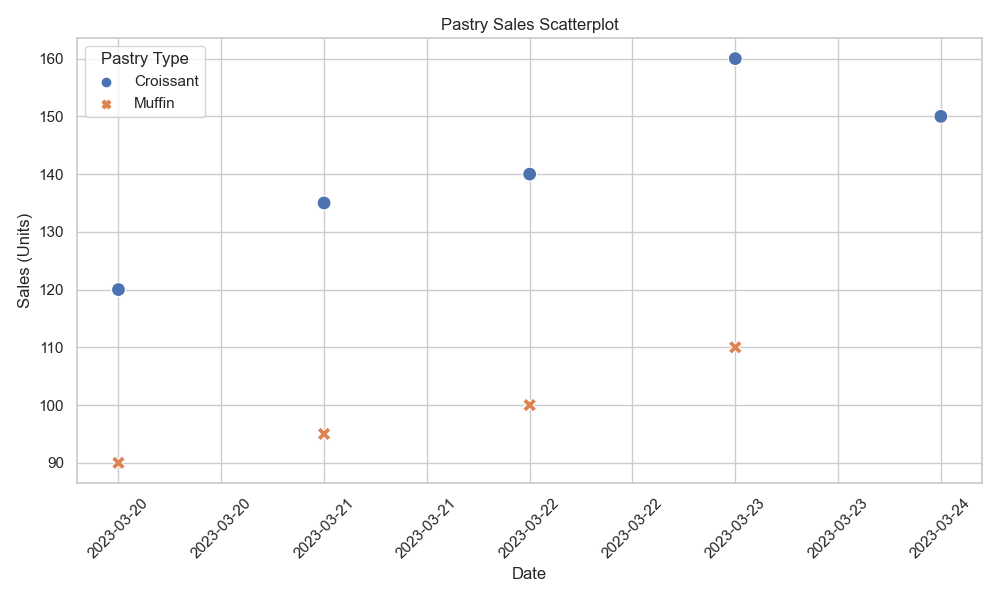

This chart was generated by the following Python code:

import pandas as pd
import seaborn as sns
import matplotlib.pyplot as plt

# Create a DataFrame from the given data
data = [
    {'Date': '2023-03-20', 'Pastry Type': 'Croissant', 'Sales (Units)': 120},
    {'Date': '2023-03-20', 'Pastry Type': 'Muffin', 'Sales (Units)': 90},
    {'Date': '2023-03-21', 'Pastry Type': 'Croissant', 'Sales (Units)': 135},
    {'Date': '2023-03-21', 'Pastry Type': 'Muffin', 'Sales (Units)': 95},
    {'Date': '2023-03-22', 'Pastry Type': 'Croissant', 'Sales (Units)': 140},
    {'Date': '2023-03-22', 'Pastry Type': 'Muffin', 'Sales (Units)': 100},
    {'Date': '2023-03-23', 'Pastry Type': 'Croissant', 'Sales (Units)': 160},
    {'Date': '2023-03-23', 'Pastry Type': 'Muffin', 'Sales (Units)': 110},
    {'Date': '2023-03-24', 'Pastry Type': 'Croissant', 'Sales (Units)': 150}
]
df = pd.DataFrame(data)

# Convert 'Date' from string to datetime for proper plotting
df['Date'] = pd.to_datetime(df['Date'])

# Set the aesthetic parameters of Seaborn
sns.set_theme(style="whitegrid")

# Plot a scatterplot using Seaborn
plt.figure(figsize=(10, 6))

scatter_plot = sns.scatterplot(
    x='Date',
    y='Sales (Units)',
    hue='Pastry Type',    # color the points by 'Pastry Type'
    style='Pastry Type',  # use different markers for 'Pastry Type'
    s=100,                # set the size of the markers
    data=df
)

# Improve the format of x-axis dates
scatter_plot.xaxis.set_major_formatter(plt.FixedFormatter(df['Date'].dt.strftime('%Y-%m-%d')))
plt.xticks(rotation=45)  # rotate x-axis labels for better readability

# Set plot labels and title
plt.xlabel('Date')
plt.ylabel('Sales (Units)')
plt.title('Pastry Sales Scatterplot')

# Show the legend and plot
plt.legend(title='Pastry Type')
plt.tight_layout()  # adjust plot to ensure everything fits without overlapping
plt.show()
